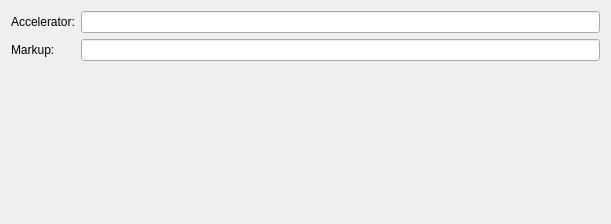
<ui version="4.0" >
 <class>prefs_regexps</class>
 <widget class="QWidget" name="prefs_regexps" >
  <property name="geometry" >
   <rect>
    <x>0</x>
    <y>0</y>
    <width>611</width>
    <height>224</height>
   </rect>
  </property>
  <layout class="QGridLayout" >
   <item row="0" column="0" >
    <widget class="QLabel" name="label_2" >
     <property name="text" >
      <string>Accelerator:</string>
     </property>
    </widget>
   </item>
   <item row="1" column="0" >
    <widget class="QLabel" name="textLabel2_2" >
     <property name="text" >
      <string>Markup:</string>
     </property>
     <property name="wordWrap" >
      <bool>false</bool>
     </property>
    </widget>
   </item>
   <item rowspan="2" row="3" column="1" >
    <spacer>
     <property name="orientation" >
      <enum>Qt::Vertical</enum>
     </property>
     <property name="sizeHint" >
      <size>
       <width>20</width>
       <height>40</height>
      </size>
     </property>
    </spacer>
   </item>
   <item row="0" column="1" >
    <widget class="QLineEdit" name="kcfg_Accel" />
   </item>
   <item row="1" column="1" >
    <widget class="QLineEdit" name="kcfg_Markup" />
   </item>
  </layout>
 </widget>
 <layoutdefault spacing="6" margin="11" />
 <resources/>
 <connections/>
</ui>
